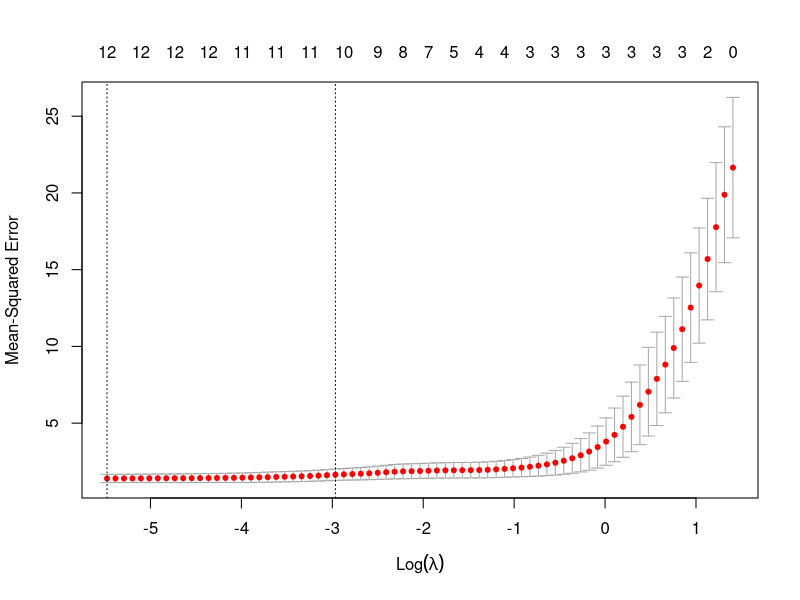

Here is the R script that generated this plot:
## ---- chunk 1
B <- c(crim=1.52274943515658, zn=-2.79081122064963, indus=0, 
       nox=1.4332089680247, rm=1.03212527744472, age=0, 
       dis=2.75923800934106, tax=2.43884606240317, ptratio=0, 
       black=-0.371096117421985, lstat=1.09251574007794, medv=0)
## ---- chunk 2
library(MASS)
data(Boston)
head(Boston)

x_vars <- as.matrix(Boston[, -c(4, 9)])
x_vars <- scale(x_vars)
x_vars <- data.frame(x_vars)
head(x_vars)
## ---- chunk 3
train_set <- sample(1:nrow(x_vars), 60, rep=F)
X_train <- x_vars[train_set, ]
X_test <- x_vars[-train_set, ]
## ---- chunk 4
head(x_vars)
## ---- chunk 5
B <- c(crim=1.52274943515658, zn=-2.79081122064963, indus=0, 
       nox=1.4332089680247, rm=1.03212527744472, age=0, 
       dis=2.75923800934106, tax=2.43884606240317, ptratio=0, 
       black=-0.371096117421985, lstat=1.09251574007794, medv=0)
# wykorzystuje zmienną prowadzącego

zeroB <- sample(c(T, F), 12, rep=T) #wybieramy ze zwracaniem T lub F
B[zeroB] <- 0
names(B) <- names(x_vars)
head(B)
Y <- as.matrix(x_vars) %*% B + rnorm(nrow(Boston), 0, 1) 
Y_train <- Y[train_set]
Y_test <- Y[-train_set]
## ---- chunk 6
lm_model <- lm(Y_train~., X_train) # zwykły model linowy
summary(lm_model)
Y_test_hat <- predict(lm_model, X_test)
train_error <- mean(lm_model$residuals^2)
test_error <- mean((Y_test - Y_test_hat)^2)
train_error; test_error;
## ---- chunk 7
aic_model <- stepAIC(lm_model, trace=F)
bic_model <- stepAIC(lm_model, k=log(nrow(X_train)), trace=F)

cbind('True'= c(0, B), 'AIC'=aic_model$coefficients, 'LM'=lm_model$coefficients) 

## ---- chunk 8
aic_train <- mean(aic_model$residuals^{2})
aic_test <- mean(Y_test - predict(bic_model, X_test))
aic_train; aic_test
## ---- chunk 9
bic_train <- mean(bic_model$residuals^{2})
bic_test <- mean((Y_test - predict(bic_model, X_test))^{2})
bic_train; bic_test;
## ---- chunk 10
library(glmnet)
X_train <- as.matrix(X_train)
X_test <- as.matrix(X_test)

simple.cv <- cv.glmnet(X_train, Y_train, standardize=F, intercept=T, thresh=1e-16)
plot(simple.cv)
coef <- coef(simple.cv) 
coef
# Porównanie metod:
cbind('True'= c(0, B), 'LASSO'=coef, 'LM'=lm_model$coefficients) 
## ---- chunk 11
final_model <- lm(Y_train ~ crim + zn + nox + age + dis + tax + lstat, data= as.data.frame(X_train))
final_pred <- predict(final_model, as.data.frame(X_test))
final_error <- mean((Y_test - final_pred)^2)

## ---- chunk 12
final_error;test_error
